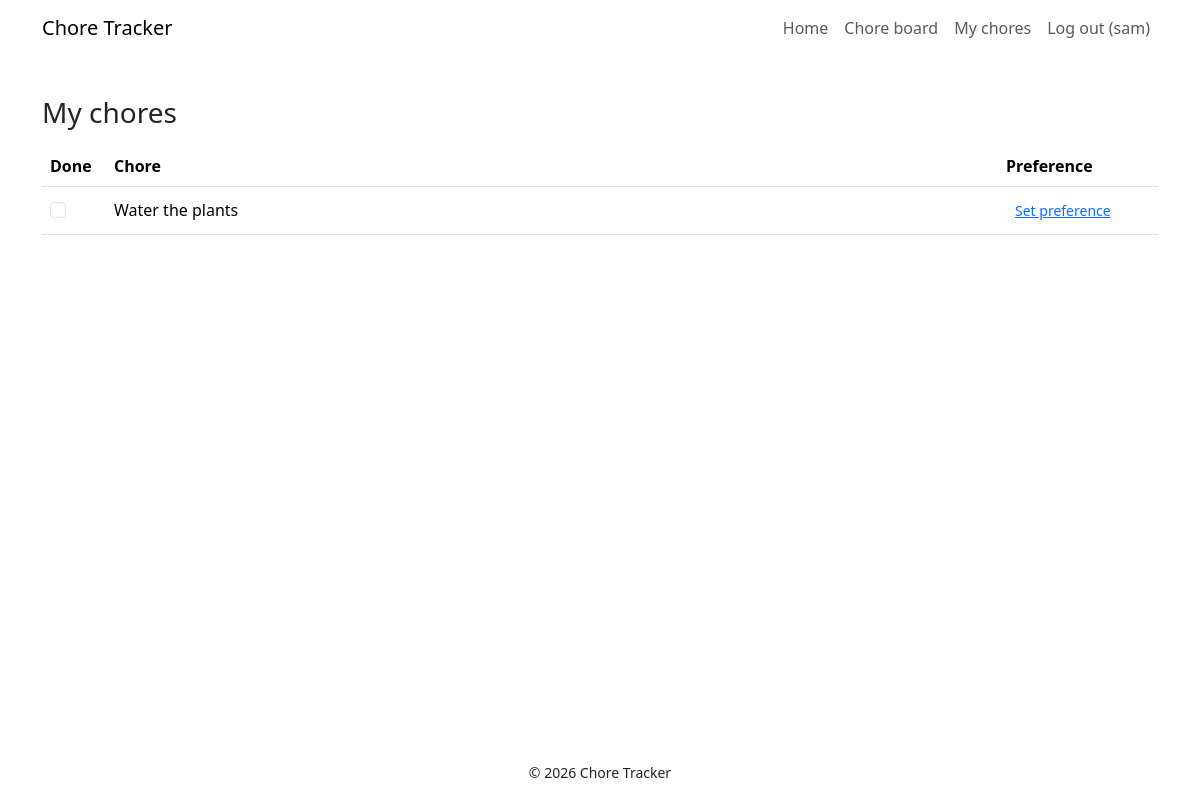
Before: /mychores (signed in) with the older database file.
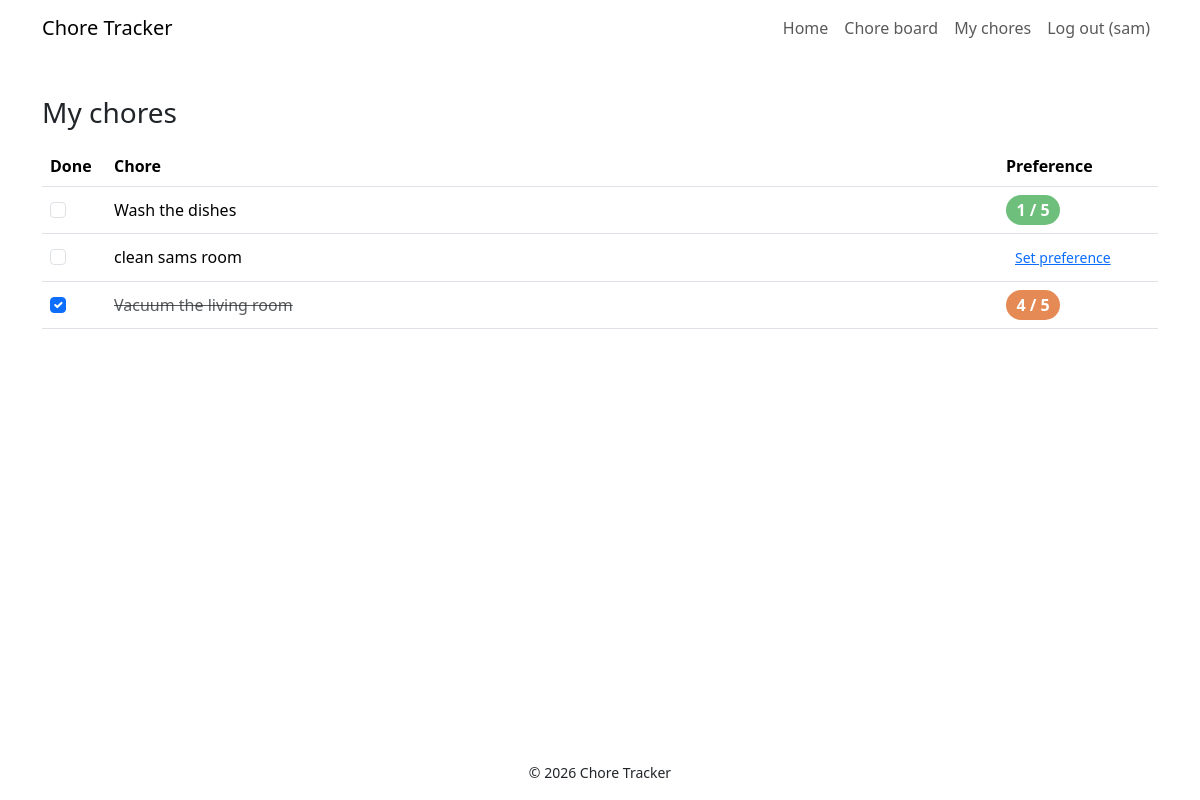
After: the same page with the newer database file.
### app.py (models this page shows)
class Chore(db.Model):
    id = db.Column(db.Integer, primary_key=True)
    title = db.Column(db.String(100), nullable=False)
    done = db.Column(db.Boolean, default=False, nullable=False)
    assignee_id = db.Column(db.Integer, db.ForeignKey("user.id"), nullable=True)
    assignee = db.relationship("User")

### app.py (the view)
@app.route("/mychores")
@login_required
def mychores():
    mine = (Chore.query.filter_by(assignee_id=session["user_id"])
            .order_by(Chore.done, Chore.id).all())  # unfinished first
    preferences = {
        preference.chore_id: preference.dislike
        for preference in Preference.query.filter_by(user_id=session["user_id"]).all()
    }
    return render_template("mychores.html", chores=mine, preferences=preferences)

### app.py (called while the page is built)
@app.context_processor
def inject_globals():
    return {"app_name": APP_NAME}

def login_required(view):
    @wraps(view)
    def wrapped(*args, **kwargs):
        if "user_id" not in session:
            flash("Please log in to see your chores.", "warning")
            return redirect(url_for("login"))
        return view(*args, **kwargs)
    return wrapped

### templates/mychores.html (shortened to what this page needs)
{% extends "base.html" %}
{% block content %}
<div class="container py-4">
  <h1 class="h3 mb-3">My chores</h1>
  {% if chores %}
    <table class="table align-middle">
      <thead>
        <tr>
          <th scope="col" style="width: 4rem">Done</th>
          <th scope="col">Chore</th>
          <th scope="col" style="width: 10rem">Preference</th>
        </tr>
      </thead>
      <tbody>
        {% for chore in chores %}
        <tr>
          <td>
            <input class="form-check-input done-toggle" type="checkbox"
                   id="done-{{ chore.id }}" data-id="{{ chore.id }}" {{ 'checked' if chore.done }}>
          </td>
          <td>
            <button class="chore-preference-button preference-open {{ 'text-decoration-line-through text-muted' if chore.done }}"
                    type="button" data-bs-toggle="modal" data-bs-target="#preferenceModal"
                    data-chore-id="{{ chore.id }}" data-chore-title="{{ chore.title }}"
                    data-dislike="{{ preferences.get(chore.id, 3) }}">
              {{ chore.title }}
            </button>
          </td>
          <td>
            {% set dislike = preferences.get(chore.id) %}
            {% if dislike %}
              <button class="preference-value preference-color-{{ dislike }} preference-open"
                      type="button" data-bs-toggle="modal" data-bs-target="#preferenceModal"
                      data-chore-id="{{ chore.id }}" data-chore-title="{{ chore.title }}"
                      data-dislike="{{ dislike }}" aria-label="Rate dislike for {{ chore.title }}">
                {{ dislike }} / 5
              </button>
            {% else %}
              <button class="btn btn-link btn-sm preference-open" type="button"
                      data-bs-toggle="modal" data-bs-target="#preferenceModal"
                      data-chore-id="{{ chore.id }}" data-chore-title="{{ chore.title }}"
                      data-dislike="3">Set preference</button>
            {% endif %}
          </td>
        </tr>
        {% endfor %}
      </tbody>
    </table>
  {% else %}
    <p>No chores assigned to you yet. Grab one from the <a href="{{ url_for('chores') }}">chore board</a>.</p>
  {% endif %}
</div>
{% endblock %}

Changed rows visible on the page:
no longer on this page (row edited): Chore: title "Water the plants"
now on this page (row edited): Chore: title "Wash the dishes", id "1"
added Chore: title "clean sams room"
now on this page (row edited): Chore: title "Vacuum the living room", dislike "4", done True (drawn)
